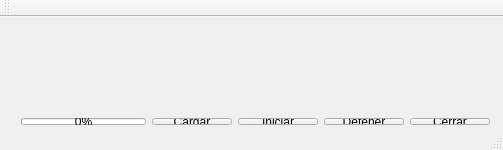
<?xml version="1.0" encoding="UTF-8"?>
<ui version="4.0">
 <class>Retroceder</class>
 <widget class="QMainWindow" name="Retroceder">
  <property name="geometry">
   <rect>
    <x>0</x>
    <y>0</y>
    <width>503</width>
    <height>150</height>
   </rect>
  </property>
  <property name="sizePolicy">
   <sizepolicy hsizetype="Fixed" vsizetype="Fixed">
    <horstretch>0</horstretch>
    <verstretch>0</verstretch>
   </sizepolicy>
  </property>
  <property name="minimumSize">
   <size>
    <width>503</width>
    <height>150</height>
   </size>
  </property>
  <property name="maximumSize">
   <size>
    <width>503</width>
    <height>150</height>
   </size>
  </property>
  <property name="windowTitle">
   <string>Retroceder</string>
  </property>
  <widget class="QWidget" name="centralWidget">
   <widget class="QWidget" name="layoutWidget">
    <property name="geometry">
     <rect>
      <x>80</x>
      <y>40</y>
      <width>351</width>
      <height>21</height>
     </rect>
    </property>
    <layout class="QHBoxLayout" name="horizontalLayout_3">
     <item>
      <widget class="QLabel" name="label">
       <property name="text">
        <string>Retroceder:</string>
       </property>
      </widget>
     </item>
     <item>
      <widget class="QSlider" name="slider">
       <property name="maximum">
        <number>0</number>
       </property>
       <property name="orientation">
        <enum>Qt::Horizontal</enum>
       </property>
      </widget>
     </item>
     <item>
      <layout class="QHBoxLayout" name="horizontalLayout_2">
       <item>
        <widget class="QLabel" name="sliderval">
         <property name="text">
          <string>0</string>
         </property>
        </widget>
       </item>
       <item>
        <widget class="QLabel" name="label_2">
         <property name="text">
          <string>Minutos</string>
         </property>
        </widget>
       </item>
      </layout>
     </item>
    </layout>
   </widget>
   <widget class="QWidget" name="layoutWidget">
    <property name="geometry">
     <rect>
      <x>10</x>
      <y>90</y>
      <width>491</width>
      <height>29</height>
     </rect>
    </property>
    <layout class="QHBoxLayout" name="horizontalLayout_5">
     <item>
      <layout class="QHBoxLayout" name="horizontalLayout_4">
       <item>
        <widget class="QProgressBar" name="progressBar">
         <property name="value">
          <number>0</number>
         </property>
        </widget>
       </item>
       <item>
        <layout class="QHBoxLayout" name="horizontalLayout">
         <item>
          <widget class="QPushButton" name="Cargar">
           <property name="text">
            <string>Cargar</string>
           </property>
          </widget>
         </item>
         <item>
          <widget class="QPushButton" name="Iniciar">
           <property name="text">
            <string>Iniciar</string>
           </property>
          </widget>
         </item>
         <item>
          <widget class="QPushButton" name="Detener">
           <property name="text">
            <string>Detener</string>
           </property>
          </widget>
         </item>
        </layout>
       </item>
      </layout>
     </item>
     <item>
      <widget class="QPushButton" name="Cerrar">
       <property name="text">
        <string>Cerrar</string>
       </property>
      </widget>
     </item>
    </layout>
   </widget>
   <widget class="QWidget" name="layoutWidget">
    <property name="geometry">
     <rect>
      <x>230</x>
      <y>10</y>
      <width>61</width>
      <height>21</height>
     </rect>
    </property>
    <layout class="QHBoxLayout" name="horizontalLayout_6">
     <item>
      <widget class="QLabel" name="MinutosL">
       <property name="font">
        <font>
         <pointsize>12</pointsize>
        </font>
       </property>
       <property name="text">
        <string>0</string>
       </property>
      </widget>
     </item>
     <item>
      <widget class="QLabel" name="dp">
       <property name="font">
        <font>
         <pointsize>12</pointsize>
        </font>
       </property>
       <property name="text">
        <string>:</string>
       </property>
      </widget>
     </item>
     <item>
      <widget class="QLabel" name="SegundosL">
       <property name="font">
        <font>
         <pointsize>12</pointsize>
        </font>
       </property>
       <property name="text">
        <string>0</string>
       </property>
      </widget>
     </item>
    </layout>
   </widget>
  </widget>
  <widget class="QMenuBar" name="menuBar">
   <property name="geometry">
    <rect>
     <x>0</x>
     <y>0</y>
     <width>503</width>
     <height>21</height>
    </rect>
   </property>
  </widget>
  <widget class="QToolBar" name="mainToolBar">
   <attribute name="toolBarArea">
    <enum>TopToolBarArea</enum>
   </attribute>
   <attribute name="toolBarBreak">
    <bool>false</bool>
   </attribute>
  </widget>
  <widget class="QStatusBar" name="statusBar"/>
 </widget>
 <layoutdefault spacing="6" margin="11"/>
 <resources/>
 <connections>
  <connection>
   <sender>Cerrar</sender>
   <signal>clicked()</signal>
   <receiver>Retroceder</receiver>
   <slot>close()</slot>
   <hints>
    <hint type="sourcelabel">
     <x>462</x>
     <y>167</y>
    </hint>
    <hint type="destinationlabel">
     <x>259</x>
     <y>99</y>
    </hint>
   </hints>
  </connection>
 </connections>
</ui>
